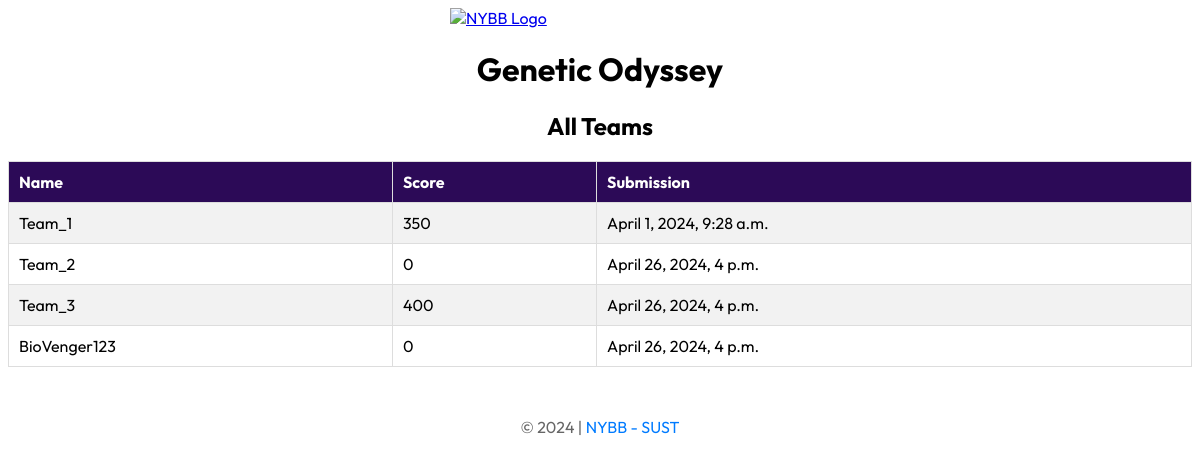
Page /result/ on the earlier database version.
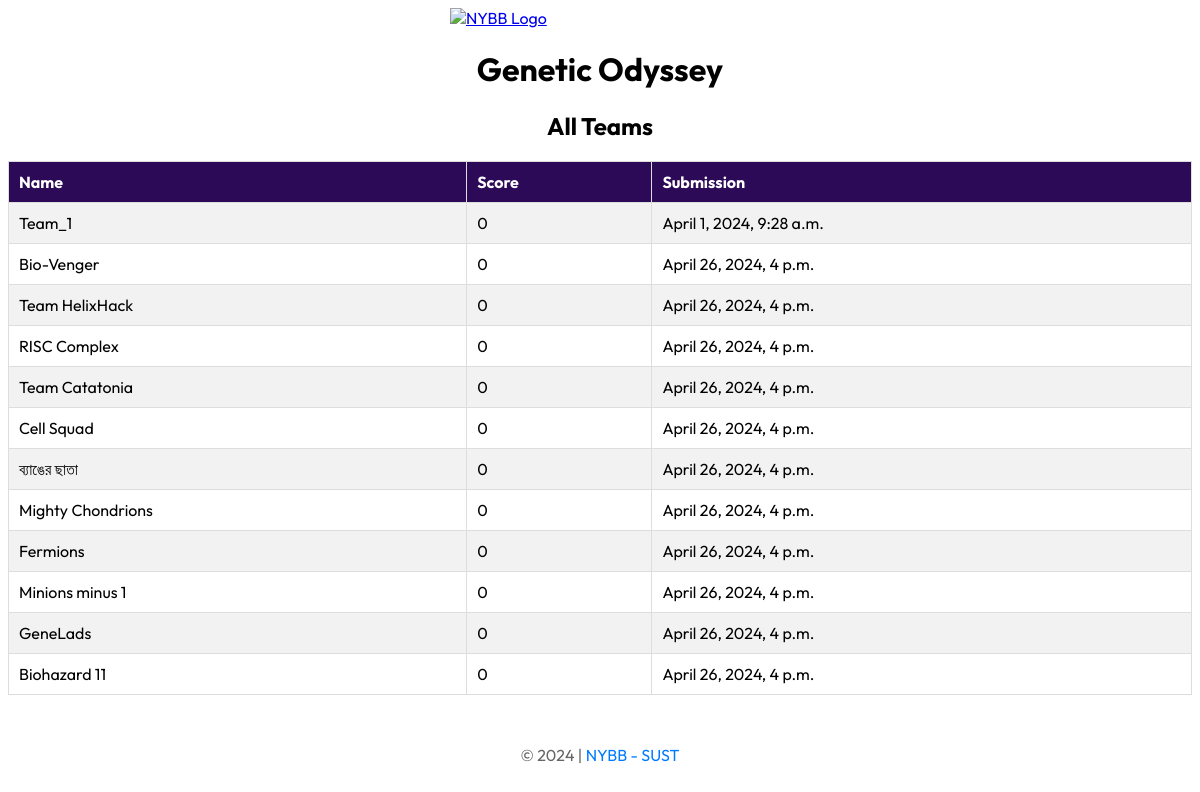
Same page on the later database version.
### app/models.py (models this page shows, shortened)
class Team(models.Model):
    name = models.CharField(max_length=20)
    score = models.IntegerField(default=0)
    n_score = models.IntegerField(default=0)
    clue = models.IntegerField(default=5)
    quiz_1_status = models.BooleanField(default=False)
    quiz_2_status = models.BooleanField(default=False)
    quiz_3_status = models.BooleanField(default=False)
    quiz_4_status = models.BooleanField(default=False)
    quiz_5_status = models.BooleanField(default=False)
    quiz_6_status = models.BooleanField(default=False)
    time = models.DateTimeField(default=timezone.datetime(2024, 4, 26, 16, 0, 0))
    user = models.OneToOneField(User, on_delete=models.CASCADE)

### app/views.py (the view)
# urls.py: path('result/', views.result, name='result'),
def result(request):
    teams = Team.objects.all()
    return render(request, 'result.html', {'teams': teams})

### templates/result.html (shortened to what this page needs)
<!DOCTYPE html>
<html lang="en">
<head>
    {% load static %}
    <link rel="stylesheet" href="{% static 'common.css' %}">
    <link rel="stylesheet" href="{% static 'index.css' %}">
</head>
<body>
    <a href="{% url 'index' %}"><img src="https://i.ibb.co/7SwXPgX/nybb.jpg" alt="NYBB Logo" class="logo"></a>
    <h1>Genetic Odyssey</h1>
    <h2>All Teams</h2>
    <table id="teams">
        <tr>
            <th>Name</th>
            <th>Score</th>
            <th>Submission</th>
        </tr>
        {% for team in teams %}
            <tr>
                <td>{{team.name}}</td>
                <td>{{team.score}}</td>
                <td>{{team.time}}</td>
            </tr>
        {% endfor %}
    </table>
    <footer><span>&copy; 2024 | </span> <span><a href="#">NYBB - SUST</a></span></footer>
</body>
</html>

Differences in the rows shown:
removed Team: name "Team_2", score "0", time "April 26, 2024, 4 p.m."
removed Team: name "Team_3", score "400", time "April 26, 2024, 4 p.m."
removed Team: name "BioVenger123", score "0", time "April 26, 2024, 4 p.m."
changed Team "Team_1": score "350" → "0"
added Team: name "Bio-Venger", score "0", time "April 26, 2024, 4 p.m."
added Team: name "Team HelixHack", score "0", time "April 26, 2024, 4 p.m."
added Team: name "RISC Complex", score "0", time "April 26, 2024, 4 p.m."
added Team: name "Team Catatonia", score "0", time "April 26, 2024, 4 p.m."
added Team: name "Cell Squad", score "0", time "April 26, 2024, 4 p.m."
added Team: name "ব্যাঙের ছাতা", score "0", time "April 26, 2024, 4 p.m."
added Team: name "Mighty Chondrions", score "0", time "April 26, 2024, 4 p.m."
added Team: name "Fermions", score "0", time "April 26, 2024, 4 p.m."
added Team: name "Minions minus 1", score "0", time "April 26, 2024, 4 p.m."
added Team: name "GeneLads", score "0", time "April 26, 2024, 4 p.m."
added Team: name "Biohazard 11", score "0", time "April 26, 2024, 4 p.m."
